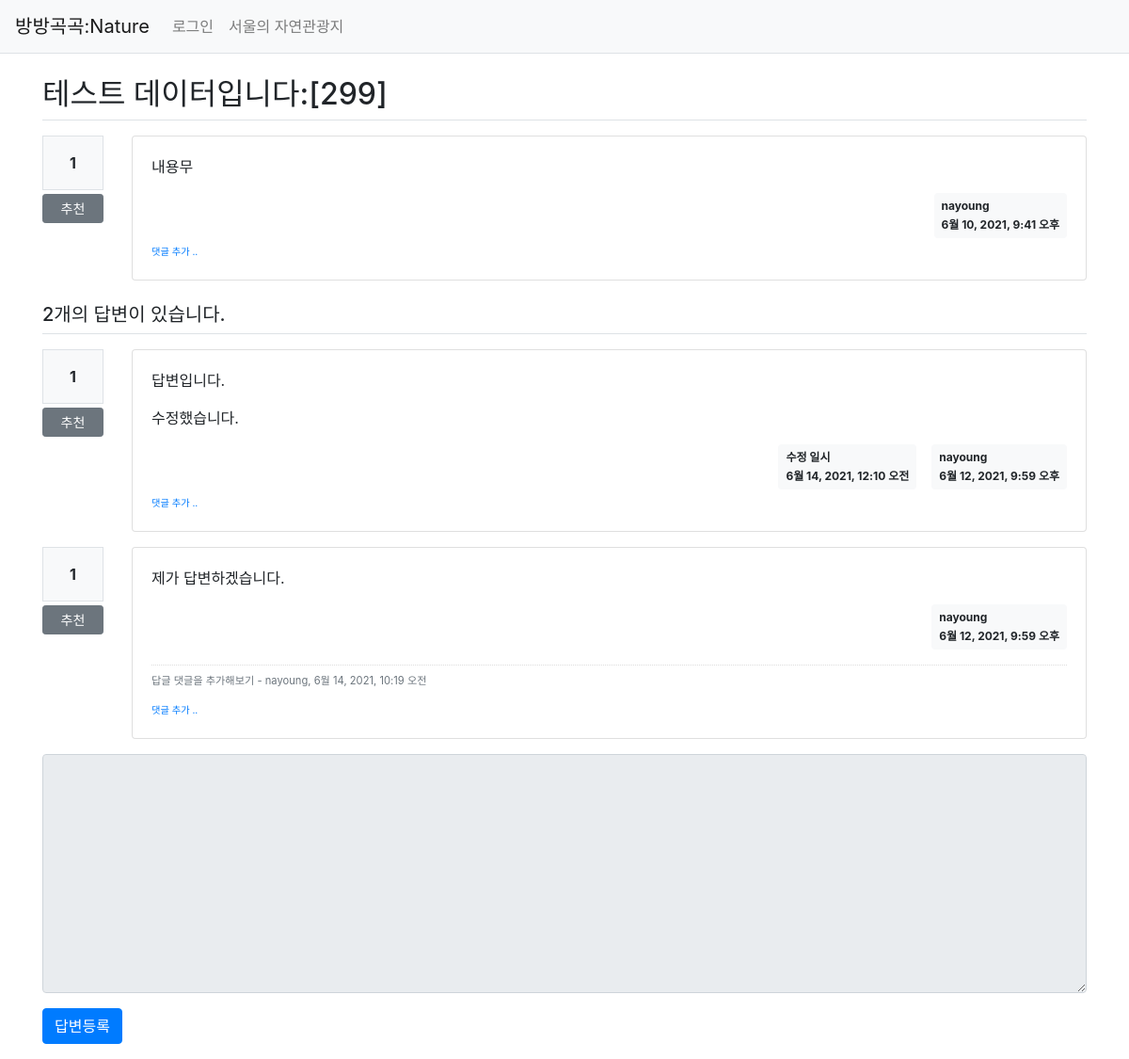
The page /pybo/305/ on the database as committed earlier.
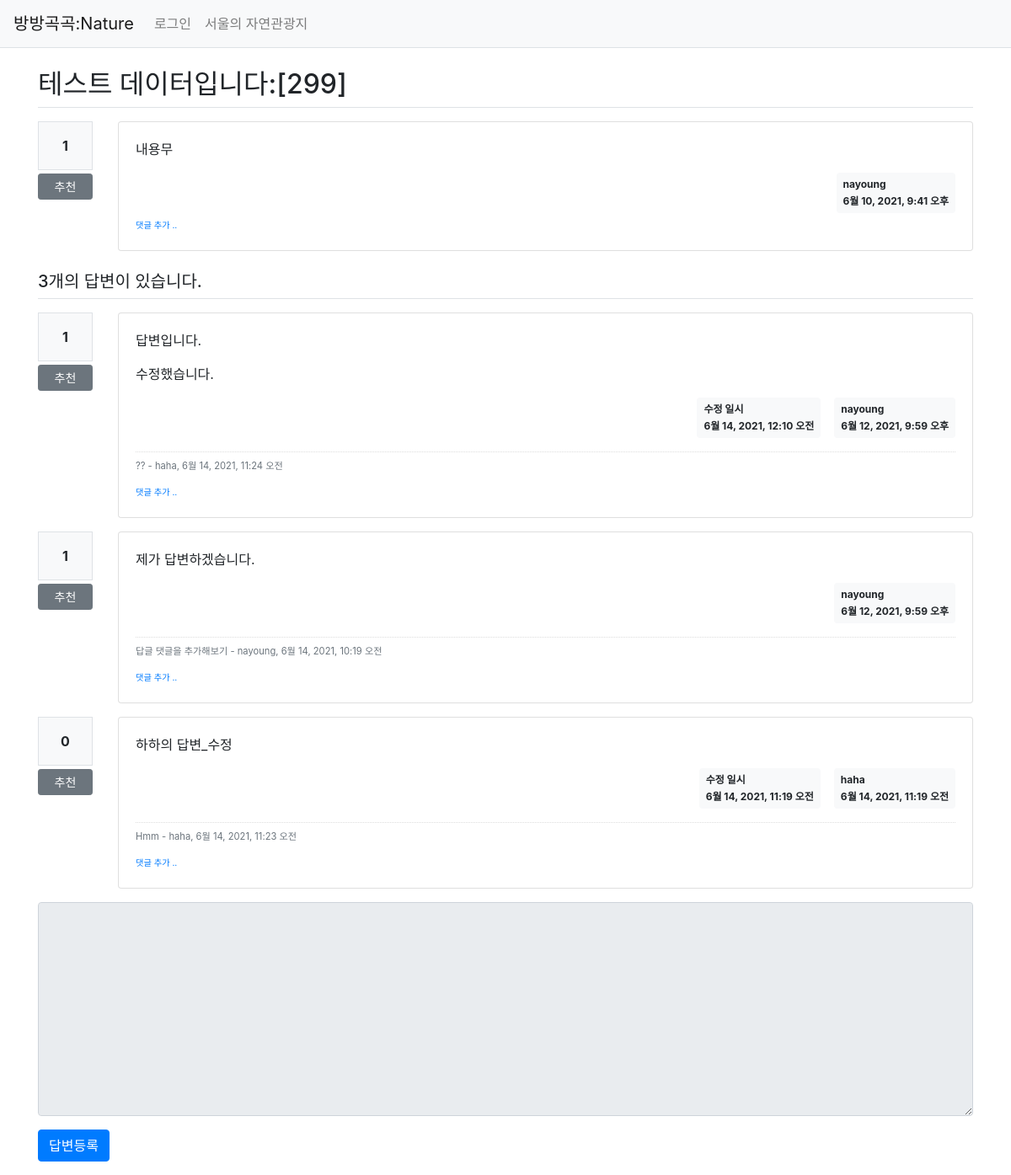
The same page on the database as committed later.
### pybo/models.py (models this page shows, shortened)
class Question(models.Model):
    subject = models.CharField(max_length=200)
    content = models.TextField()
    create_date = models.DateTimeField()
    author = models.ForeignKey(User, on_delete=models.CASCADE)
    modify_date = models.DateTimeField(null=True, blank=True)
    voter = models.ManyToManyField(User, related_name='voter_question')

class Answer(models.Model):
    question = models.ForeignKey(Question, on_delete=models.CASCADE)
    content = models.TextField()
    create_date = models.DateTimeField()
    author = models.ForeignKey(User, on_delete=models.CASCADE, related_name='author_answer')
    modify_date = models.DateTimeField(null=True, blank=True)
    voter = models.ManyToManyField(User, related_name='voter_answer')

class Comment(models.Model):
    author = models.ForeignKey(User, on_delete=models.CASCADE)
    content = models.TextField()
    create_date = models.DateTimeField()
    modify_date = models.DateTimeField(null=True, blank=True)
    question = models.ForeignKey(Question, null=True, blank=True, on_delete=models.CASCADE)
    answer = models.ForeignKey(Answer, null=True, blank=True, on_delete=models.CASCADE)

### pybo/views/base_views.py (the view)
def detail(request, question_id):
    question = get_object_or_404(Question, pk=question_id)
    context = {'question': question}
    return render(request, 'pybo/question_detail.html', context)

### pybo/templatetags/pybo_filter.py (called while the page is built)
@register.filter()
def mark(value):
    extensions = ["nl2br", "fenced_code"]
    return mark_safe(markdown.markdown(value, extensions=extensions))

### templates/pybo/question_detail.html (shortened to what this page needs)
{% extends 'base.html' %}
{% load pybo_filter %}
{% block content %}
<div class="container my-3">
    <h2 class="border-bottom py-2">{{ question.subject }}</h2>
    <div class="row my-3">
        <div class="col-1">
            <div class="bg-light text-center p-3 border font-weight-bolder mb-1">{{question.voter.count}}</div>
            <a href="#" data-uri="{% url 'pybo:vote_question' question.id  %}"
               class="recommend btn btn-sm btn-secondary btn-block my-1">추천</a>
        </div>
        <div class="col-11">
    <div class="card">
        <div class="card-body">
            <div class="card-text">{{ question.content|mark }}</div>
            <div class="d-flex justify-content-end">
            <div class="badge badge-light p-2 text-left">
            <div class="mb-2">{{ question.author.username }}</div>
            <div>{{ question.create_date }}</div>
            </div>
        </div>
        <div>
        <a href="{% url 'pybo:comment_create_question' question.id  %}"
           class="small"><small>댓글 추가 ..</small></a>
        </div>
        </div>
        </div>
       </div>
    </div>
    <h5 class="border-bottom my-3 py-2">{{question.answer_set.count}}개의 답변이 있습니다.</h5>
    {% for answer in question.answer_set.all %}
    <div class="row my-3">
        <div class="col-1">
            <div class="bg-light text-center p-3 border font-weight-bolder mb-1">{{answer.voter.count}}</div>
            <a href="#" data-uri="{% url 'pybo:vote_answer' answer.id  %}"
                class="recommend btn btn-sm btn-secondary btn-block my-1">추천</a>
        </div>
        <div class="col-11">
    <div class="card">
        <div class="card-body">
            <div class="card-text">{{ answer.content|mark }}</div>
            <div class="d-flex justify-content-end">
            {% if answer.modify_date %}
            <div class="badge badge-light p-2 text-left mx-3">
                <div class="mb-2">수정 일시</div>
                <div>{{ answer.modify_date }}</div>
            </div>
            {% endif %}
            <div class="badge badge-light p-2 text-left">
            <div class="mb-2">{{ answer.author.username }}</div>
            <div>{{ answer.create_date }}</div>
                </div>
            </div>
            {% if answer.comment_set.count > 0 %}
            <div class="mt-3">
            {% for comment in answer.comment_set.all %}
            <div class="comment py-2 text-muted">
                <span style="white-space: pre-line;">{{ comment.content }}</span>
                <span>
                    - {{ comment.author }}, {{ comment.create_date }}
                </span>
            </div>
            {% endfor %}
            </div>
            {% endif %}
            <div>
            <a href="{% url 'pybo:comment_create_answer' answer.id  %}"
               class="small"><small>댓글 추가 ..</small></a>
            </div>
        </div>
        </div>
        </div>
    </div>
    {% endfor %}
    <form action="{% url 'pybo:answer_create' question.id %}" method="post" class="my-3">
        <div class="form-group">
            <textarea {% if not user.is_authenticated %}disabled{% endif %}
             name="content" id="content" class="form-control" rows="10"></textarea>
        </div>
        <input type="submit" value="답변등록" class="btn btn-primary">
    </form>
</div>
{% endblock %}

Rows that differ between the two databases and show on the page:
computed for Question "테스트 데이터입니다:[299]": answer_set.count "2" → "3"
added Comment: content "??", author "haha", create_date "6월 14, 2021, 11:24 오전", shown under Answer "답변입니다. 수정했습니다."
added Answer: voter.count "0", content|mark "하하의 답변_수정", modify_date "6월 14, 2021, 11:19 오전", author.username "haha", create_date "6월 14, 2021, 11:19 오전"
added Comment: content "Hmm", author "haha", create_date "6월 14, 2021, 11:23 오전", shown under "0"
